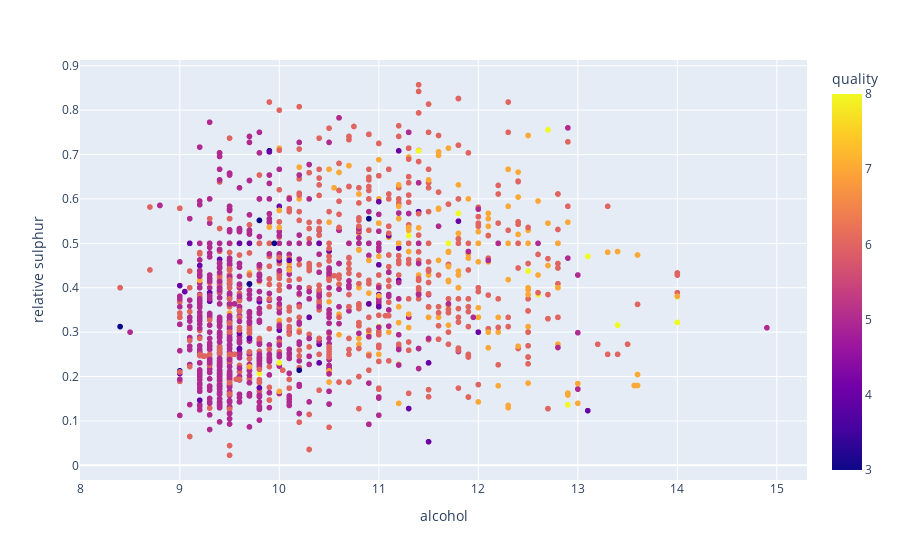

The notebook cell saved with this chart:
### Code cell
px.scatter(df , x = 'alcohol', y = 'relative sulphur',color = 'quality')

### Figure 1 — Plotly figure (JSON) as saved in the notebook; plotly's stock layout.template omitted (floating-point values rounded to 4 significant figures; data arrays with more than 128 entries replaced by an {"elided": "..."} marker saying what was removed)
{"data": [{"hovertemplate": "alcohol=%{x}<br>relative sulphur=%{y}<br>quality=%{marker.color}<extra></extra>", "legendgroup": "", "marker": {"color": {"elided": "1599 int values"}, "coloraxis": "coloraxis", "symbol": "circle"}, "mode": "markers", "name": "", "showlegend": false, "type": "scattergl", "x": {"elided": "1599 float values"}, "xaxis": "x", "y": {"elided": "1599 float values"}, "yaxis": "y"}], "layout": {"coloraxis": {"colorbar": {"title": {"text": "quality"}}, "colorscale": [[0.0, "#0d0887"], [0.1111, "#46039f"], [0.2222, "#7201a8"], [0.3333, "#9c179e"], [0.4444, "#bd3786"], [0.5556, "#d8576b"], [0.6667, "#ed7953"], [0.7778, "#fb9f3a"], [0.8889, "#fdca26"], [1.0, "#f0f921"]]}, "legend": {"tracegroupgap": 0}, "margin": {"t": 60}, "xaxis": {"anchor": "y", "domain": [0.0, 1.0], "title": {"text": "alcohol"}}, "yaxis": {"anchor": "x", "domain": [0.0, 1.0], "title": {"text": "relative sulphur"}}}}
